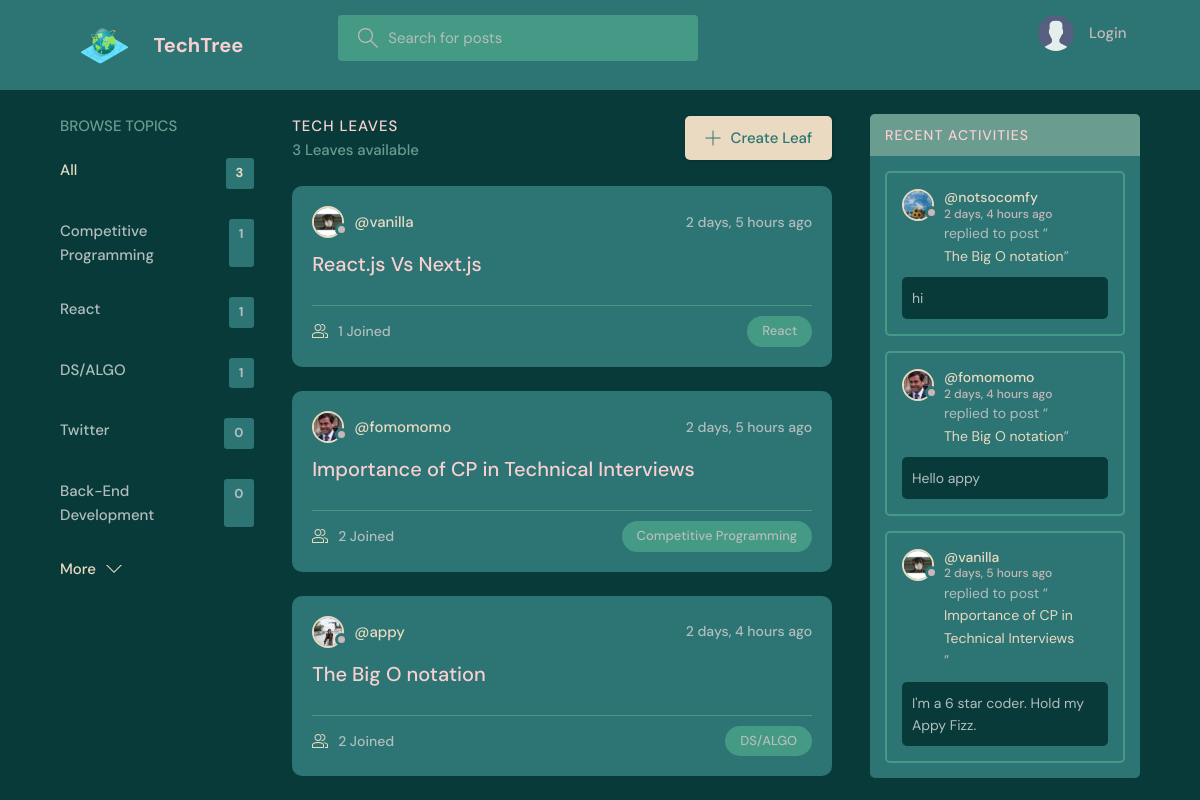
The app's page /, older data.
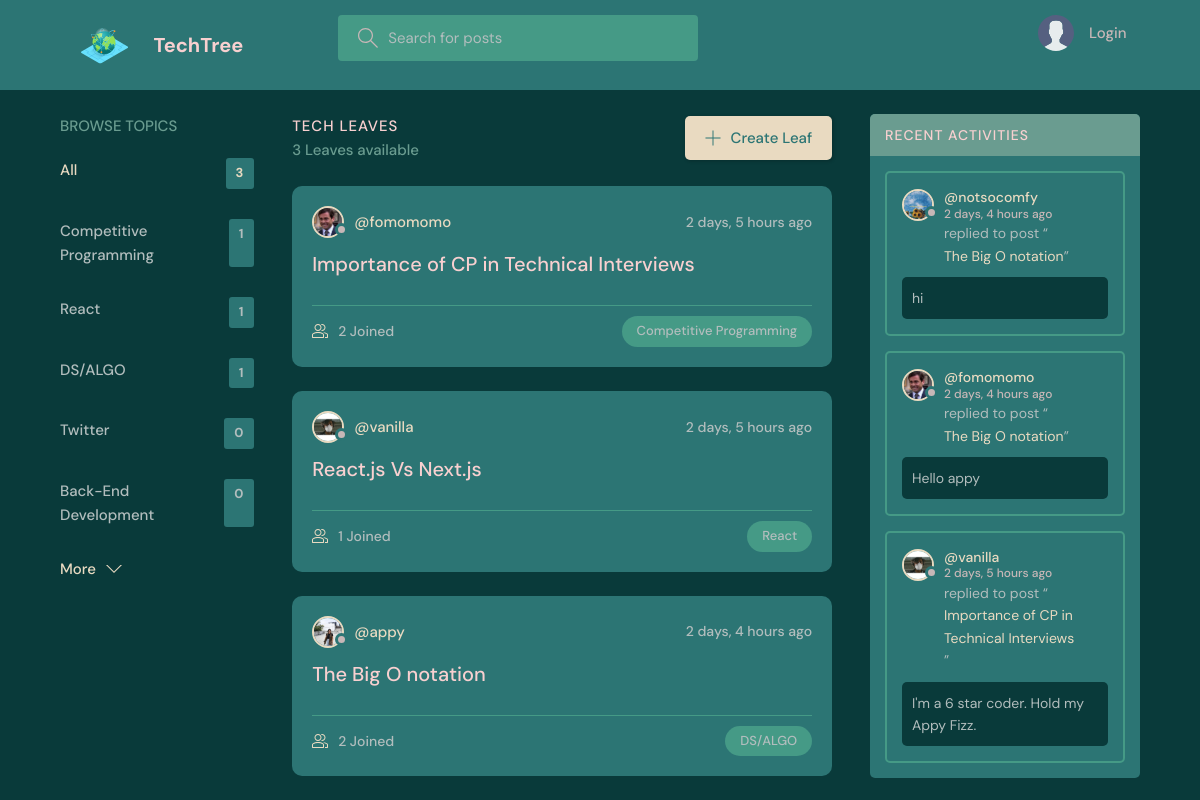
The same page, newer data.
### base/models.py (models this page shows, shortened)
class Topic(models.Model):
    name = models.CharField(max_length=200)

class Room(models.Model):
    host = models.ForeignKey(User, on_delete=models.SET_NULL, null=True)
    topic = models.ForeignKey(Topic, on_delete=models.SET_NULL, null=True)
    name = models.CharField(max_length=200)
    description = models.TextField(null=True, blank=True)
    participants = models.ManyToManyField(
        User, related_name='participants', blank=True)
    updated = models.DateTimeField(auto_now=True)
    created = models.DateTimeField(auto_now_add=True)
    has_poll = models.BooleanField(default=False)
    class Meta:
        ordering = ['-updated', '-created']
    def __str__(self):
        return self.name

class User(AbstractUser):
    name = models.CharField(max_length=200, null=True)
    email = models.EmailField(unique=True, null=True)
    bio = models.TextField(null=True)
    avatar = models.ImageField(null=True, default="avatar.svg")
    USERNAME_FIELD = 'email'
    REQUIRED_FIELDS = ['username']

class Message(models.Model):
    user = models.ForeignKey(User, on_delete=models.CASCADE)
    room = models.ForeignKey(Room, on_delete=models.CASCADE)
    body = models.TextField()
    updated = models.DateTimeField(auto_now=True)
    created = models.DateTimeField(auto_now_add=True)
    class Meta:
        ordering = ['-updated', '-created']

### base/views.py (the view)
# urls.py: path('', views.home, name="home"),
def home(request):
    q = request.GET.get('q') if request.GET.get('q') != None else ''
    rooms = Room.objects.filter(
        Q(topic__name__icontains=q) |
        Q(name__icontains=q) |
        Q(description__icontains=q)
    )
    topics = Topic.objects.all()[0:5]
    room_count = rooms.count()
    room_messages = Message.objects.filter(
        Q(room__topic__name__icontains=q))[0:3]
    leaf_counts = sum([len(topic.room_set.all()) for topic in Topic.objects.all()])
    context = {'rooms': rooms, 'topics': topics,
               'room_count': room_count, 'room_messages': room_messages, 'leaf_counts': leaf_counts}
    return render(request, 'base/home.html', context)

### base/templates/base/home.html (shortened to what this page needs)
{% extends 'main.html' %}
{% block content %}
<main class="layout layout--3">
  <div class="container">
    {% include 'base/topics_component.html' %}
    <div class="roomList">
      <div class="roomList__header">
        <div>
          <h2>Tech Leaves</h2>
          <p>{{room_count}} Leaves available</p>
        </div>
        <a class="btn btn--main" href="{% url 'create-room' %}">
          <svg version="1.1" xmlns="http://www.w3.org/2000/svg" width="32" height="32" viewBox="0 0 32 32">
            <title>add</title>
            <path
              d="M16.943 0.943h-1.885v14.115h-14.115v1.885h14.115v14.115h1.885v-14.115h14.115v-1.885h-14.115v-14.115z">
            </path>
          </svg>
          Create Leaf
        </a>
      </div>
      {% include 'base/feed_component.html' %}
    </div>
    {% include 'base/activity_component.html' %}
  </div>
</main>
{% endblock %}

### base/templates/base/topics_component.html
<div class="topics">
    <div class="topics__header">
        <h2>Browse Topics</h2>
    </div>
    <ul class="topics__list">
        <li>
            <a href="{% url 'home' %}" class="active">All <span>{{leaf_counts}}</span></a>
        </li>
        {% for topic in topics %}
        <li>
            <a href="{% url 'home' %}?q={{topic.name}}">{{topic.name}}<span>{{topic.room_set.all.count}}</span></a>
        </li>
        {% endfor %}
    </ul>
    <a class="btn btn--link" href="{% url 'topics' %}">
        More
        <svg version="1.1" xmlns="http://www.w3.org/2000/svg" width="32" height="32" viewBox="0 0 32 32">
            <title>chevron-down</title>
            <path d="M16 21l-13-13h-3l16 16 16-16h-3l-13 13z"></path>
        </svg>
    </a>
</div>

### base/templates/base/feed_component.html (shortened to what this page needs)
{% for room in rooms %}
<div class="roomListRoom">
    <div class="roomListRoom__header">
        <a href="{% url 'user-profile' room.host.id %}" class="roomListRoom__author">
            <div class="avatar avatar--small">
                <img src="{{room.host.avatar.url}}" />
            </div>
            <span>@{{room.host.username}}</span>
        </a>
        <div class="roomListRoom__actions">
            <span>{{room.created|timesince}} ago</span>
        </div>
    </div>
    <div class="roomListRoom__content">
        <a href="{% url 'room' room.id %}">{{room.name}}</a>
    </div>
    <div class="roomListRoom__meta">
        <a href="{% url 'room' room.id %}" class="roomListRoom__joined">
            {{room.participants.all.count}} Joined
        </a>
        <p class="roomListRoom__topic">{{room.topic.name}}</p>
    </div>
</div>
{% endfor %}

### base/templates/base/activity_component.html (shortened to what this page needs)
<div class="activities">
    <div class="activities__header">
        <h2>Recent Activities</h2>
    </div>
    {% for message in room_messages %}
    <div class="activities__box">
        <div class="activities__boxHeader roomListRoom__header">
            <a href="{% url 'user-profile' message.user.id %}" class="roomListRoom__author">
                <div class="avatar avatar--small">
                    <img src="{{message.user.avatar.url}}" />
                </div>
                <p>
                    @{{message.user.username}}
                    <span>{{message.created|timesince}} ago</span>
                </p>
            </a>
        </div>
        <div class="activities__boxContent">
            <p>replied to post “<a href="{% url 'room' message.room.id %}">{{message.room}}</a>”</p>
            <div class="activities__boxRoomContent">{{message.body}}</div>
        </div>
    </div>
    {% endfor %}
</div>

Row changes from the older to the newer data that the page shows:
changed Room "Importance of CP in Technical Interviews": moves up the list
